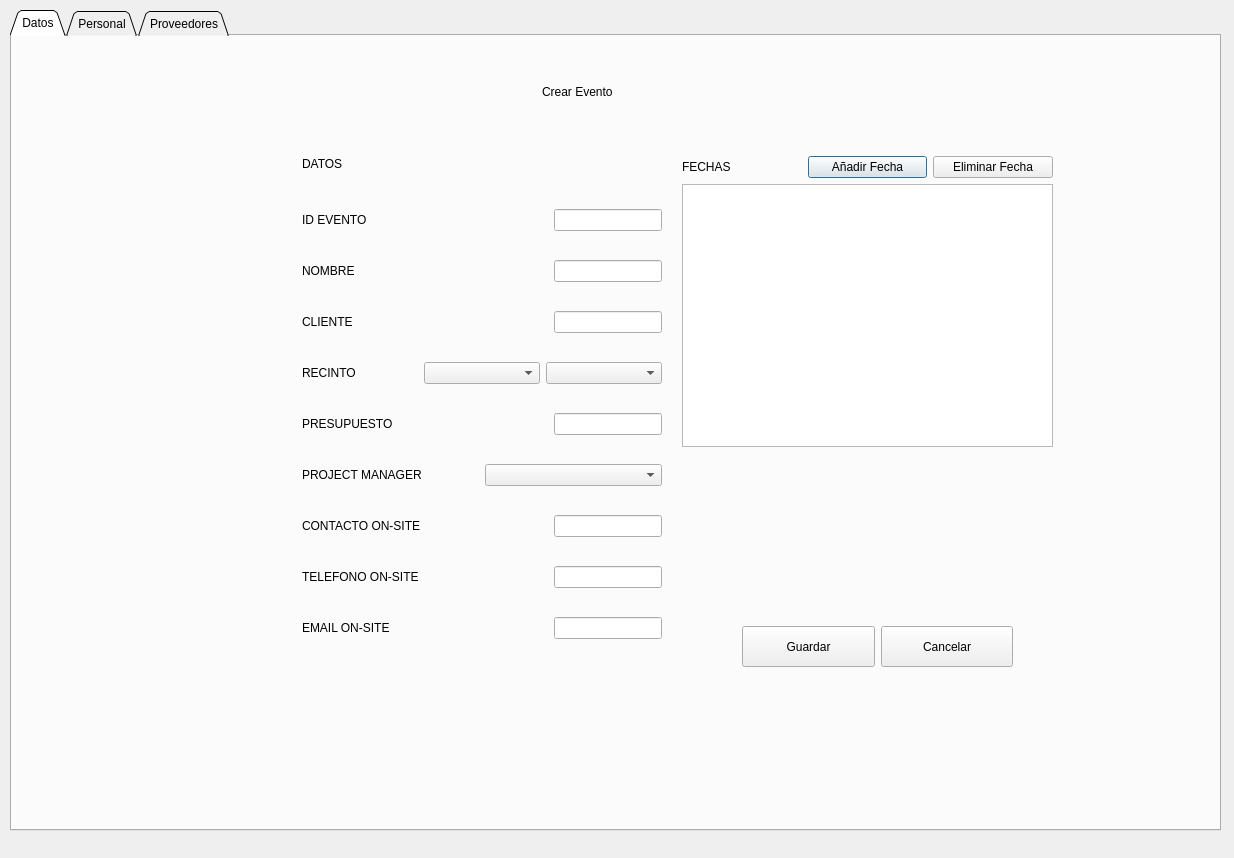
<?xml version="1.0" encoding="UTF-8"?>
<ui version="4.0">
 <class>Dialog</class>
 <widget class="QDialog" name="Dialog">
  <property name="geometry">
   <rect>
    <x>0</x>
    <y>0</y>
    <width>1234</width>
    <height>858</height>
   </rect>
  </property>
  <property name="sizePolicy">
   <sizepolicy hsizetype="Fixed" vsizetype="Preferred">
    <horstretch>0</horstretch>
    <verstretch>0</verstretch>
   </sizepolicy>
  </property>
  <property name="windowTitle">
   <string>Dialog</string>
  </property>
  <widget class="QTabWidget" name="tabWidget">
   <property name="geometry">
    <rect>
     <x>10</x>
     <y>10</y>
     <width>1211</width>
     <height>821</height>
    </rect>
   </property>
   <property name="styleSheet">
    <string notr="true"/>
   </property>
   <property name="tabShape">
    <enum>QTabWidget::Triangular</enum>
   </property>
   <property name="currentIndex">
    <number>0</number>
   </property>
   <property name="iconSize">
    <size>
     <width>20</width>
     <height>20</height>
    </size>
   </property>
   <property name="elideMode">
    <enum>Qt::ElideNone</enum>
   </property>
   <widget class="QWidget" name="pag_datos">
    <attribute name="title">
     <string>Datos</string>
    </attribute>
    <widget class="QWidget" name="layoutWidget">
     <property name="geometry">
      <rect>
       <x>290</x>
       <y>150</y>
       <width>360</width>
       <height>481</height>
      </rect>
     </property>
     <layout class="QVBoxLayout" name="verticalLayout">
      <item>
       <layout class="QHBoxLayout" name="horizontalLayout">
        <item>
         <widget class="QLabel" name="id">
          <property name="text">
           <string>ID EVENTO</string>
          </property>
         </widget>
        </item>
        <item>
         <widget class="QLineEdit" name="entry_id">
          <property name="sizePolicy">
           <sizepolicy hsizetype="Fixed" vsizetype="Fixed">
            <horstretch>0</horstretch>
            <verstretch>0</verstretch>
           </sizepolicy>
          </property>
         </widget>
        </item>
       </layout>
      </item>
      <item>
       <layout class="QHBoxLayout" name="horizontalLayout_2">
        <item>
         <widget class="QLabel" name="nombre">
          <property name="text">
           <string>NOMBRE</string>
          </property>
         </widget>
        </item>
        <item>
         <widget class="QLineEdit" name="entry_nombre">
          <property name="sizePolicy">
           <sizepolicy hsizetype="Fixed" vsizetype="Fixed">
            <horstretch>0</horstretch>
            <verstretch>0</verstretch>
           </sizepolicy>
          </property>
          <property name="text">
           <string/>
          </property>
         </widget>
        </item>
       </layout>
      </item>
      <item>
       <layout class="QHBoxLayout" name="horizontalLayout_11">
        <item>
         <widget class="QLabel" name="cliente">
          <property name="text">
           <string>CLIENTE</string>
          </property>
         </widget>
        </item>
        <item>
         <widget class="QLineEdit" name="entry_cliente">
          <property name="sizePolicy">
           <sizepolicy hsizetype="Fixed" vsizetype="Fixed">
            <horstretch>0</horstretch>
            <verstretch>0</verstretch>
           </sizepolicy>
          </property>
         </widget>
        </item>
       </layout>
      </item>
      <item>
       <layout class="QHBoxLayout" name="horizontalLayout_17">
        <item>
         <widget class="QLabel" name="recinto">
          <property name="text">
           <string>RECINTO</string>
          </property>
         </widget>
        </item>
        <item>
         <widget class="QComboBox" name="comboBox"/>
        </item>
        <item>
         <widget class="QComboBox" name="comboBox_2"/>
        </item>
       </layout>
      </item>
      <item>
       <layout class="QHBoxLayout" name="horizontalLayout_15">
        <item>
         <widget class="QLabel" name="presupuesto">
          <property name="text">
           <string>PRESUPUESTO</string>
          </property>
         </widget>
        </item>
        <item>
         <widget class="QLineEdit" name="entry_presu">
          <property name="sizePolicy">
           <sizepolicy hsizetype="Fixed" vsizetype="Fixed">
            <horstretch>0</horstretch>
            <verstretch>0</verstretch>
           </sizepolicy>
          </property>
         </widget>
        </item>
       </layout>
      </item>
      <item>
       <layout class="QHBoxLayout" name="horizontalLayout_13">
        <item>
         <widget class="QLabel" name="manager">
          <property name="text">
           <string>PROJECT MANAGER</string>
          </property>
         </widget>
        </item>
        <item>
         <widget class="QComboBox" name="combo_manager">
          <property name="sizePolicy">
           <sizepolicy hsizetype="Preferred" vsizetype="Fixed">
            <horstretch>0</horstretch>
            <verstretch>0</verstretch>
           </sizepolicy>
          </property>
         </widget>
        </item>
       </layout>
      </item>
      <item>
       <layout class="QHBoxLayout" name="horizontalLayout_12">
        <item>
         <widget class="QLabel" name="onsite">
          <property name="text">
           <string>CONTACTO ON-SITE</string>
          </property>
         </widget>
        </item>
        <item>
         <widget class="QLineEdit" name="entry_onsite">
          <property name="sizePolicy">
           <sizepolicy hsizetype="Fixed" vsizetype="Fixed">
            <horstretch>0</horstretch>
            <verstretch>0</verstretch>
           </sizepolicy>
          </property>
          <property name="text">
           <string/>
          </property>
         </widget>
        </item>
       </layout>
      </item>
      <item>
       <layout class="QHBoxLayout" name="horizontalLayout_14">
        <item>
         <widget class="QLabel" name="tfn_onsite">
          <property name="text">
           <string>TELEFONO ON-SITE</string>
          </property>
         </widget>
        </item>
        <item>
         <widget class="QLineEdit" name="entry_tfn_onsite">
          <property name="sizePolicy">
           <sizepolicy hsizetype="Fixed" vsizetype="Fixed">
            <horstretch>0</horstretch>
            <verstretch>0</verstretch>
           </sizepolicy>
          </property>
         </widget>
        </item>
       </layout>
      </item>
      <item>
       <layout class="QHBoxLayout" name="horizontalLayout_16">
        <item>
         <widget class="QLabel" name="email_onsite">
          <property name="text">
           <string>EMAIL ON-SITE</string>
          </property>
         </widget>
        </item>
        <item>
         <widget class="QLineEdit" name="entry_email_onsite">
          <property name="sizePolicy">
           <sizepolicy hsizetype="Fixed" vsizetype="Fixed">
            <horstretch>0</horstretch>
            <verstretch>0</verstretch>
           </sizepolicy>
          </property>
          <property name="text">
           <string/>
          </property>
         </widget>
        </item>
       </layout>
      </item>
     </layout>
    </widget>
    <widget class="QWidget" name="layoutWidget">
     <property name="geometry">
      <rect>
       <x>670</x>
       <y>120</y>
       <width>371</width>
       <height>291</height>
      </rect>
     </property>
     <layout class="QVBoxLayout" name="verticalLayout_4">
      <item>
       <layout class="QHBoxLayout" name="horizontalLayout_20">
        <item>
         <widget class="QLabel" name="fechas">
          <property name="styleSheet">
           <string notr="true">font: 10pt &quot;MS Shell Dlg 2&quot;;</string>
          </property>
          <property name="text">
           <string>FECHAS</string>
          </property>
         </widget>
        </item>
        <item>
         <widget class="QPushButton" name="buttonAddDate">
          <property name="text">
           <string>Añadir Fecha</string>
          </property>
         </widget>
        </item>
        <item>
         <widget class="QPushButton" name="button_fechas">
          <property name="text">
           <string>Eliminar Fecha</string>
          </property>
         </widget>
        </item>
       </layout>
      </item>
      <item>
       <widget class="QTableView" name="fechas_table"/>
      </item>
     </layout>
    </widget>
    <widget class="QLabel" name="datos">
     <property name="geometry">
      <rect>
       <x>290</x>
       <y>120</y>
       <width>71</width>
       <height>16</height>
      </rect>
     </property>
     <property name="styleSheet">
      <string notr="true">font: 10pt &quot;MS Shell Dlg 2&quot;;</string>
     </property>
     <property name="text">
      <string>DATOS</string>
     </property>
    </widget>
    <widget class="QLabel" name="crear_evento">
     <property name="geometry">
      <rect>
       <x>530</x>
       <y>30</y>
       <width>161</width>
       <height>51</height>
      </rect>
     </property>
     <property name="styleSheet">
      <string notr="true">font: 16pt &quot;MS Shell Dlg 2&quot;;</string>
     </property>
     <property name="text">
      <string>Crear Evento</string>
     </property>
    </widget>
    <widget class="QWidget" name="layoutWidget">
     <property name="geometry">
      <rect>
       <x>730</x>
       <y>590</y>
       <width>271</width>
       <height>41</height>
      </rect>
     </property>
     <layout class="QHBoxLayout" name="horizontalLayout_4">
      <item>
       <widget class="QPushButton" name="button_guardar">
        <property name="sizePolicy">
         <sizepolicy hsizetype="Minimum" vsizetype="Expanding">
          <horstretch>0</horstretch>
          <verstretch>0</verstretch>
         </sizepolicy>
        </property>
        <property name="text">
         <string>Guardar</string>
        </property>
       </widget>
      </item>
      <item>
       <widget class="QPushButton" name="button_cancelar">
        <property name="sizePolicy">
         <sizepolicy hsizetype="Minimum" vsizetype="Expanding">
          <horstretch>0</horstretch>
          <verstretch>0</verstretch>
         </sizepolicy>
        </property>
        <property name="text">
         <string>Cancelar</string>
        </property>
       </widget>
      </item>
     </layout>
    </widget>
   </widget>
   <widget class="QWidget" name="pag_personal">
    <attribute name="title">
     <string>Personal</string>
    </attribute>
    <widget class="QWidget" name="layoutWidget">
     <property name="geometry">
      <rect>
       <x>40</x>
       <y>30</y>
       <width>1111</width>
       <height>691</height>
      </rect>
     </property>
     <layout class="QVBoxLayout" name="verticalLayout_5">
      <item>
       <layout class="QVBoxLayout" name="verticalLayout_3">
        <item>
         <layout class="QHBoxLayout" name="horizontalLayout_25">
          <item>
           <widget class="QLabel" name="personal">
            <property name="styleSheet">
             <string notr="true">font: 10pt &quot;MS Shell Dlg 2&quot;;</string>
            </property>
            <property name="text">
             <string>PERSONAL</string>
            </property>
           </widget>
          </item>
          <item>
           <spacer name="horizontalSpacer_6">
            <property name="orientation">
             <enum>Qt::Horizontal</enum>
            </property>
            <property name="sizeHint" stdset="0">
             <size>
              <width>40</width>
              <height>20</height>
             </size>
            </property>
           </spacer>
          </item>
          <item>
           <layout class="QHBoxLayout" name="horizontalLayout_24">
            <item>
             <widget class="QLabel" name="nombre_personal">
              <property name="text">
               <string>Nombre</string>
              </property>
             </widget>
            </item>
            <item>
             <widget class="QLineEdit" name="entry_nombre_personal"/>
            </item>
           </layout>
          </item>
          <item>
           <spacer name="horizontalSpacer_7">
            <property name="orientation">
             <enum>Qt::Horizontal</enum>
            </property>
            <property name="sizeHint" stdset="0">
             <size>
              <width>40</width>
              <height>20</height>
             </size>
            </property>
           </spacer>
          </item>
          <item>
           <layout class="QHBoxLayout" name="horizontalLayout_19">
            <item>
             <widget class="QLabel" name="filtrar_cargos">
              <property name="text">
               <string>Filtrar Cargos</string>
              </property>
             </widget>
            </item>
            <item>
             <widget class="QComboBox" name="combo_filtrar_cargos">
              <item>
               <property name="text">
                <string>All</string>
               </property>
              </item>
              <item>
               <property name="text">
                <string>Crew Chief</string>
               </property>
              </item>
              <item>
               <property name="text">
                <string>Operador de Luces</string>
               </property>
              </item>
              <item>
               <property name="text">
                <string>Dimmers</string>
               </property>
              </item>
              <item>
               <property name="text">
                <string>Técnico de Luces</string>
               </property>
              </item>
              <item>
               <property name="text">
                <string>Operador de Sonido</string>
               </property>
              </item>
              <item>
               <property name="text">
                <string>RF</string>
               </property>
              </item>
              <item>
               <property name="text">
                <string>Técnico de Sonido</string>
               </property>
              </item>
              <item>
               <property name="text">
                <string>Operador de Video</string>
               </property>
              </item>
              <item>
               <property name="text">
                <string>Led</string>
               </property>
              </item>
              <item>
               <property name="text">
                <string>Técnico de Video</string>
               </property>
              </item>
              <item>
               <property name="text">
                <string>Rigger</string>
               </property>
              </item>
              <item>
               <property name="text">
                <string>Regidor</string>
               </property>
              </item>
              <item>
               <property name="text">
                <string>Contenidos</string>
               </property>
              </item>
              <item>
               <property name="text">
                <string>Deco</string>
               </property>
              </item>
             </widget>
            </item>
           </layout>
          </item>
          <item>
           <spacer name="horizontalSpacer_8">
            <property name="orientation">
             <enum>Qt::Horizontal</enum>
            </property>
            <property name="sizeHint" stdset="0">
             <size>
              <width>40</width>
              <height>20</height>
             </size>
            </property>
           </spacer>
          </item>
          <item>
           <layout class="QHBoxLayout" name="horizontalLayout_10">
            <item>
             <widget class="QLabel" name="dia_personal">
              <property name="text">
               <string>Día</string>
              </property>
             </widget>
            </item>
            <item>
             <widget class="QComboBox" name="combo_dia_personal"/>
            </item>
           </layout>
          </item>
         </layout>
        </item>
        <item>
         <widget class="QTableView" name="personal_table">
          <attribute name="horizontalHeaderMinimumSectionSize">
           <number>184</number>
          </attribute>
         </widget>
        </item>
       </layout>
      </item>
      <item>
       <layout class="QHBoxLayout" name="horizontalLayout_3">
        <item>
         <widget class="QPushButton" name="button_add_personal">
          <property name="text">
           <string>Añadir</string>
          </property>
         </widget>
        </item>
        <item>
         <spacer name="horizontalSpacer">
          <property name="orientation">
           <enum>Qt::Horizontal</enum>
          </property>
          <property name="sizeHint" stdset="0">
           <size>
            <width>40</width>
            <height>20</height>
           </size>
          </property>
         </spacer>
        </item>
        <item>
         <widget class="QPushButton" name="button_remove_personal">
          <property name="text">
           <string>Quitar</string>
          </property>
         </widget>
        </item>
       </layout>
      </item>
      <item>
       <widget class="QTableView" name="personal_added">
        <attribute name="horizontalHeaderMinimumSectionSize">
         <number>158</number>
        </attribute>
        <attribute name="horizontalHeaderStretchLastSection">
         <bool>true</bool>
        </attribute>
       </widget>
      </item>
      <item>
       <layout class="QHBoxLayout" name="horizontalLayout_5">
        <item>
         <widget class="QPushButton" name="button_guardar_personal">
          <property name="text">
           <string>Guardar</string>
          </property>
         </widget>
        </item>
        <item>
         <spacer name="horizontalSpacer_2">
          <property name="orientation">
           <enum>Qt::Horizontal</enum>
          </property>
          <property name="sizeHint" stdset="0">
           <size>
            <width>40</width>
            <height>20</height>
           </size>
          </property>
         </spacer>
        </item>
        <item>
         <widget class="QPushButton" name="button_cancelar_personal">
          <property name="text">
           <string>Cancelar</string>
          </property>
         </widget>
        </item>
       </layout>
      </item>
     </layout>
    </widget>
   </widget>
   <widget class="QWidget" name="pag_proveedores">
    <attribute name="title">
     <string>Proveedores</string>
    </attribute>
    <widget class="QWidget" name="layoutWidget_4">
     <property name="geometry">
      <rect>
       <x>40</x>
       <y>30</y>
       <width>1111</width>
       <height>691</height>
      </rect>
     </property>
     <layout class="QVBoxLayout" name="verticalLayout_6">
      <item>
       <layout class="QVBoxLayout" name="verticalLayout_7">
        <item>
         <layout class="QHBoxLayout" name="horizontalLayout_26">
          <item>
           <widget class="QLabel" name="proveedores">
            <property name="styleSheet">
             <string notr="true">font: 10pt &quot;MS Shell Dlg 2&quot;;</string>
            </property>
            <property name="text">
             <string>PROVEEDORES</string>
            </property>
           </widget>
          </item>
          <item>
           <spacer name="horizontalSpacer_5">
            <property name="orientation">
             <enum>Qt::Horizontal</enum>
            </property>
            <property name="sizeHint" stdset="0">
             <size>
              <width>40</width>
              <height>20</height>
             </size>
            </property>
           </spacer>
          </item>
          <item>
           <layout class="QHBoxLayout" name="horizontalLayout_27">
            <item>
             <widget class="QLabel" name="nombre_prov">
              <property name="text">
               <string>Nombre</string>
              </property>
             </widget>
            </item>
            <item>
             <widget class="QLineEdit" name="entry_nombre_prov"/>
            </item>
           </layout>
          </item>
          <item>
           <spacer name="horizontalSpacer_9">
            <property name="orientation">
             <enum>Qt::Horizontal</enum>
            </property>
            <property name="sizeHint" stdset="0">
             <size>
              <width>40</width>
              <height>20</height>
             </size>
            </property>
           </spacer>
          </item>
          <item>
           <layout class="QHBoxLayout" name="horizontalLayout_21">
            <item>
             <widget class="QLabel" name="filtrar_serv">
              <property name="text">
               <string>Filtrar Servicio</string>
              </property>
             </widget>
            </item>
            <item>
             <widget class="QComboBox" name="combo_filtrar_serv">
              <item>
               <property name="text">
                <string>All</string>
               </property>
              </item>
              <item>
               <property name="text">
                <string>Trailer</string>
               </property>
              </item>
              <item>
               <property name="text">
                <string>Camión</string>
               </property>
              </item>
              <item>
               <property name="text">
                <string>Furgoneta</string>
               </property>
              </item>
              <item>
               <property name="text">
                <string>Runner</string>
               </property>
              </item>
              <item>
               <property name="text">
                <string>Carga/Descarga</string>
               </property>
              </item>
              <item>
               <property name="text">
                <string>Rigging</string>
               </property>
              </item>
              <item>
               <property name="text">
                <string>Deco</string>
               </property>
              </item>
              <item>
               <property name="text">
                <string>Generadores</string>
               </property>
              </item>
              <item>
               <property name="text">
                <string>Traducción</string>
               </property>
              </item>
              <item>
               <property name="text">
                <string>Catering</string>
               </property>
              </item>
              <item>
               <property name="text">
                <string>Iluminación</string>
               </property>
              </item>
              <item>
               <property name="text">
                <string>Sonido</string>
               </property>
              </item>
              <item>
               <property name="text">
                <string>Video</string>
               </property>
              </item>
              <item>
               <property name="text">
                <string>Mobiliario</string>
               </property>
              </item>
              <item>
               <property name="text">
                <string>Otros</string>
               </property>
              </item>
             </widget>
            </item>
           </layout>
          </item>
          <item>
           <spacer name="horizontalSpacer_10">
            <property name="orientation">
             <enum>Qt::Horizontal</enum>
            </property>
            <property name="sizeHint" stdset="0">
             <size>
              <width>40</width>
              <height>20</height>
             </size>
            </property>
           </spacer>
          </item>
          <item>
           <layout class="QHBoxLayout" name="horizontalLayout_18">
            <item>
             <widget class="QLabel" name="dia_prov">
              <property name="text">
               <string>Día</string>
              </property>
             </widget>
            </item>
            <item>
             <widget class="QComboBox" name="combo_dia_prov"/>
            </item>
           </layout>
          </item>
         </layout>
        </item>
        <item>
         <widget class="QTableWidget" name="prov_table_2"/>
        </item>
       </layout>
      </item>
      <item>
       <layout class="QHBoxLayout" name="horizontalLayout_6">
        <item>
         <widget class="QPushButton" name="button_add_prov">
          <property name="text">
           <string>Añadir</string>
          </property>
         </widget>
        </item>
        <item>
         <spacer name="horizontalSpacer_3">
          <property name="orientation">
           <enum>Qt::Horizontal</enum>
          </property>
          <property name="sizeHint" stdset="0">
           <size>
            <width>40</width>
            <height>20</height>
           </size>
          </property>
         </spacer>
        </item>
        <item>
         <widget class="QPushButton" name="button_remove_prov">
          <property name="text">
           <string>Quitar</string>
          </property>
         </widget>
        </item>
       </layout>
      </item>
      <item>
       <widget class="QTableWidget" name="personal_added_2"/>
      </item>
      <item>
       <layout class="QHBoxLayout" name="horizontalLayout_7">
        <item>
         <widget class="QPushButton" name="button_guardar_prov">
          <property name="text">
           <string>Guardar</string>
          </property>
         </widget>
        </item>
        <item>
         <spacer name="horizontalSpacer_4">
          <property name="orientation">
           <enum>Qt::Horizontal</enum>
          </property>
          <property name="sizeHint" stdset="0">
           <size>
            <width>40</width>
            <height>20</height>
           </size>
          </property>
         </spacer>
        </item>
        <item>
         <widget class="QPushButton" name="button_cancel_prov">
          <property name="text">
           <string>Cancelar</string>
          </property>
         </widget>
        </item>
       </layout>
      </item>
     </layout>
    </widget>
   </widget>
  </widget>
 </widget>
 <tabstops>
  <tabstop>entry_id</tabstop>
  <tabstop>entry_nombre</tabstop>
  <tabstop>entry_cliente</tabstop>
  <tabstop>entry_presu</tabstop>
  <tabstop>combo_manager</tabstop>
  <tabstop>entry_onsite</tabstop>
  <tabstop>entry_tfn_onsite</tabstop>
  <tabstop>entry_email_onsite</tabstop>
  <tabstop>button_fechas</tabstop>
  <tabstop>button_guardar</tabstop>
  <tabstop>button_cancelar</tabstop>
  <tabstop>fechas_table</tabstop>
  <tabstop>tabWidget</tabstop>
  <tabstop>entry_nombre_personal</tabstop>
  <tabstop>combo_filtrar_cargos</tabstop>
  <tabstop>combo_dia_personal</tabstop>
  <tabstop>button_add_personal</tabstop>
  <tabstop>button_remove_personal</tabstop>
  <tabstop>button_guardar_personal</tabstop>
  <tabstop>button_cancelar_personal</tabstop>
  <tabstop>personal_table</tabstop>
  <tabstop>personal_added</tabstop>
  <tabstop>entry_nombre_prov</tabstop>
  <tabstop>combo_filtrar_serv</tabstop>
  <tabstop>combo_dia_prov</tabstop>
  <tabstop>prov_table_2</tabstop>
  <tabstop>button_add_prov</tabstop>
  <tabstop>button_remove_prov</tabstop>
  <tabstop>personal_added_2</tabstop>
  <tabstop>button_guardar_prov</tabstop>
  <tabstop>button_cancel_prov</tabstop>
 </tabstops>
 <resources/>
 <connections>
  <connection>
   <sender>button_cancelar</sender>
   <signal>clicked()</signal>
   <receiver>Dialog</receiver>
   <slot>close()</slot>
   <hints>
    <hint type="sourcelabel">
     <x>872</x>
     <y>633</y>
    </hint>
    <hint type="destinationlabel">
     <x>855</x>
     <y>789</y>
    </hint>
   </hints>
  </connection>
 </connections>
</ui>
